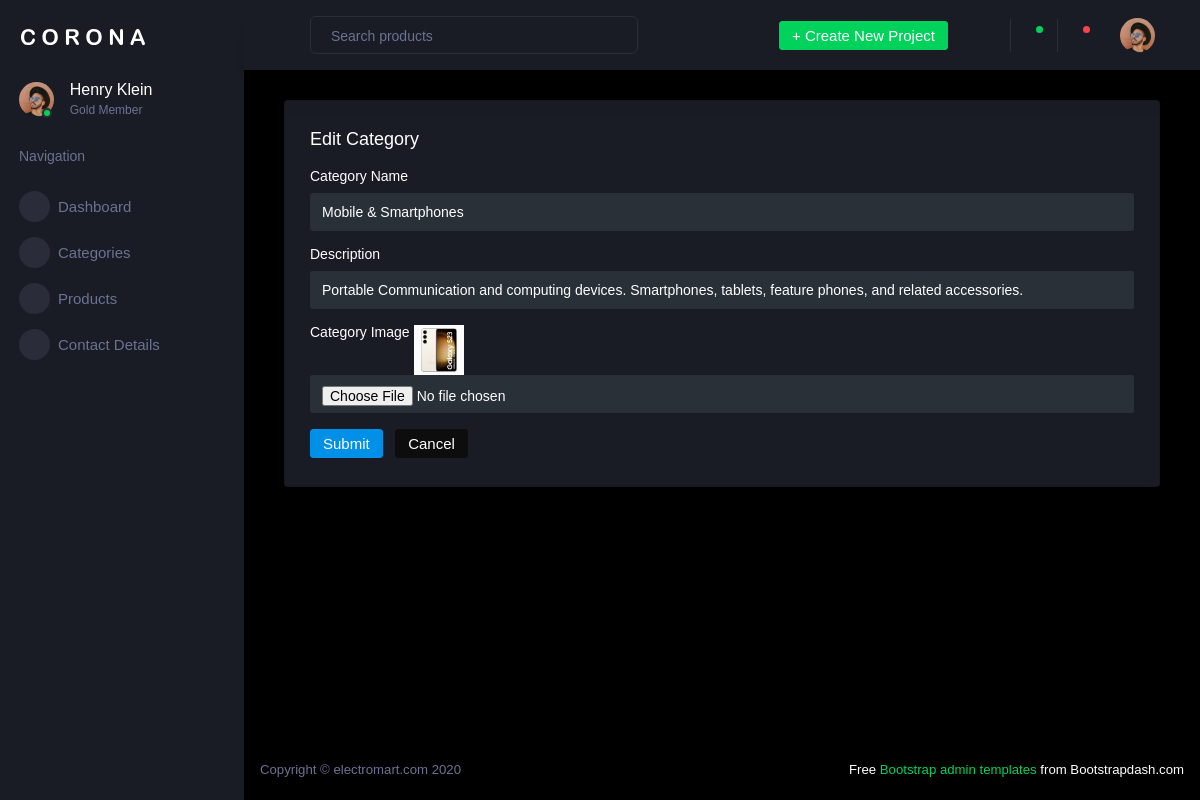
Screenshot of /AdminApp/edit_category/1/ with the database file from the repository.
### AdminApp/models.py (models this page shows)
class CategoryDb(models.Model):
    Category_Name = models.CharField(max_length=100, null=True, blank=True)
    Description = models.CharField(max_length=100, null=True, blank=True)
    Image = models.ImageField(upload_to="category_image", null=True, blank=True)

### AdminApp/views.py (the view)
# urls.py: path('edit_category/<int:category_id>/', views.edit_category, name="edit_category"),
def edit_category(request, category_id):
    data = CategoryDb.objects.get(id=category_id)
    return render(request, "Edit_Category.html", {'data':data})

### AdminApp/templates/Edit_Category.html (shortened to what this page needs)
<!DOCTYPE html>
{% extends 'dashboard.html' %}
{% block content%}
<html lang="en">
<head>
</head>
<body>
<div class="col-12 grid-margin stretch-card">
                <div class="card">
                  <div class="card-body">
                    <h4 class="card-title">Edit Category</h4>
                    <form class="forms-sample" method="post" action="{% url 'update_category' category_id=data.id %}" enctype="multipart/form-data">
                      <div class="form-group">
                        <label for="exampleInputName1">Category Name</label>
                        <input type="text" class="form-control" id="exampleInputName1" placeholder="Name" name="name" value="{{data.Category_Name}}">
                      </div>
                      <div class="form-group">
                        <label for="exampleInputName1">Description</label>
                        <input type="text" class="form-control" id="exampleInputName2" placeholder="description" name="description" value="{{data.Description}}">
                      </div>
                       <div class="form-group">
                        <label for="exampleInputPassword6">Category Image</label>
                         <img src="{{data.Image.url}}" width="50px" height="50px">
                        <input type="file" class="form-control" id="exampleInputPassword6" placeholder="category Image" name="category_image" >
                      </div>
                      <button type="submit" class="btn btn-primary mr-2">Submit </button>
                      <button class="btn btn-dark">Cancel</button>
                    </form>
                  </div>
                </div>
              </div>
</body>
</html>
{% endblock %}

### rows the page displays
CategoryDb: name "Mobile & Smartphones", description "Portable Communication and computing devices. Smartphones, tablets, feature phones, and related accessories.", Image (picture)
